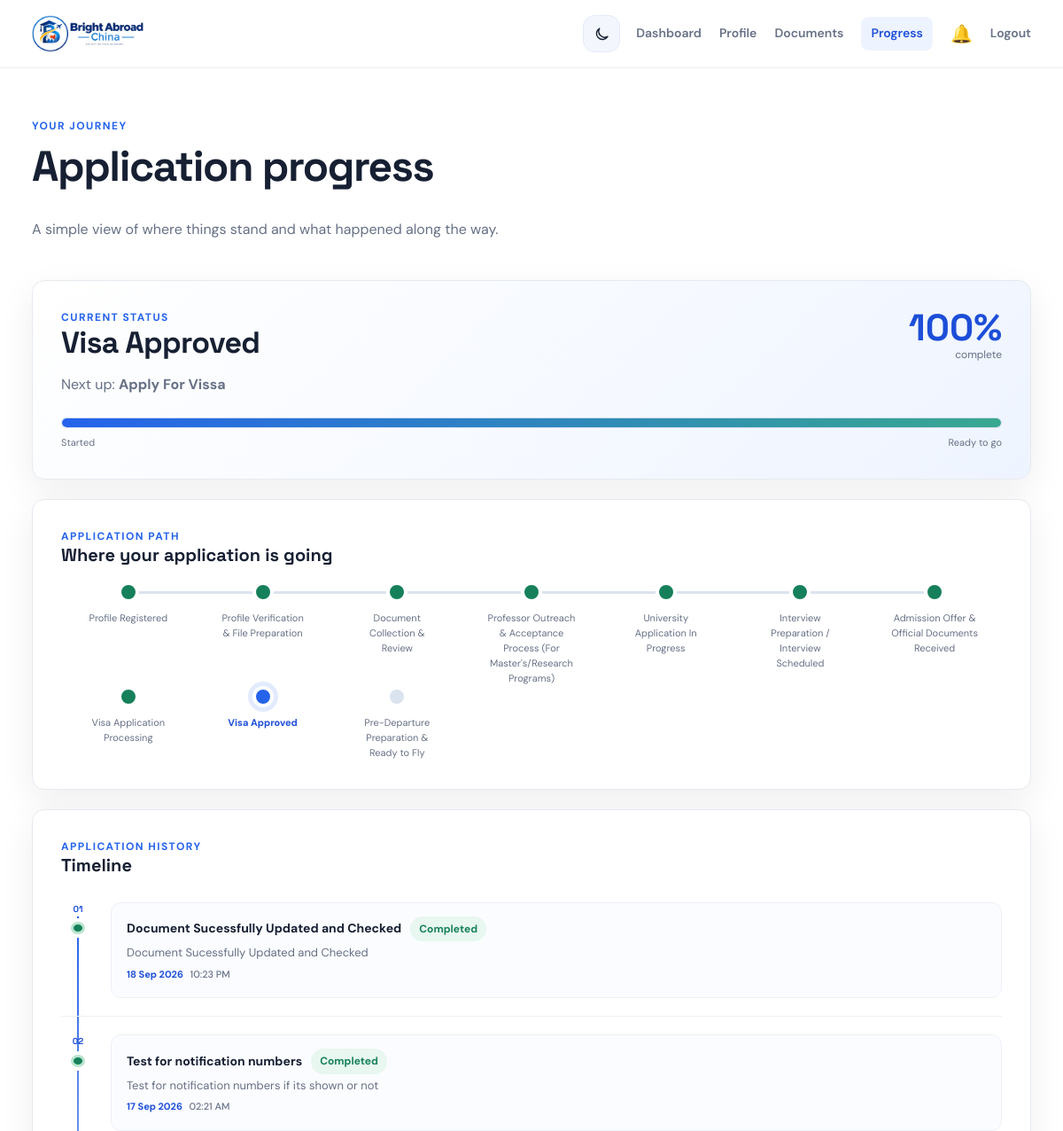
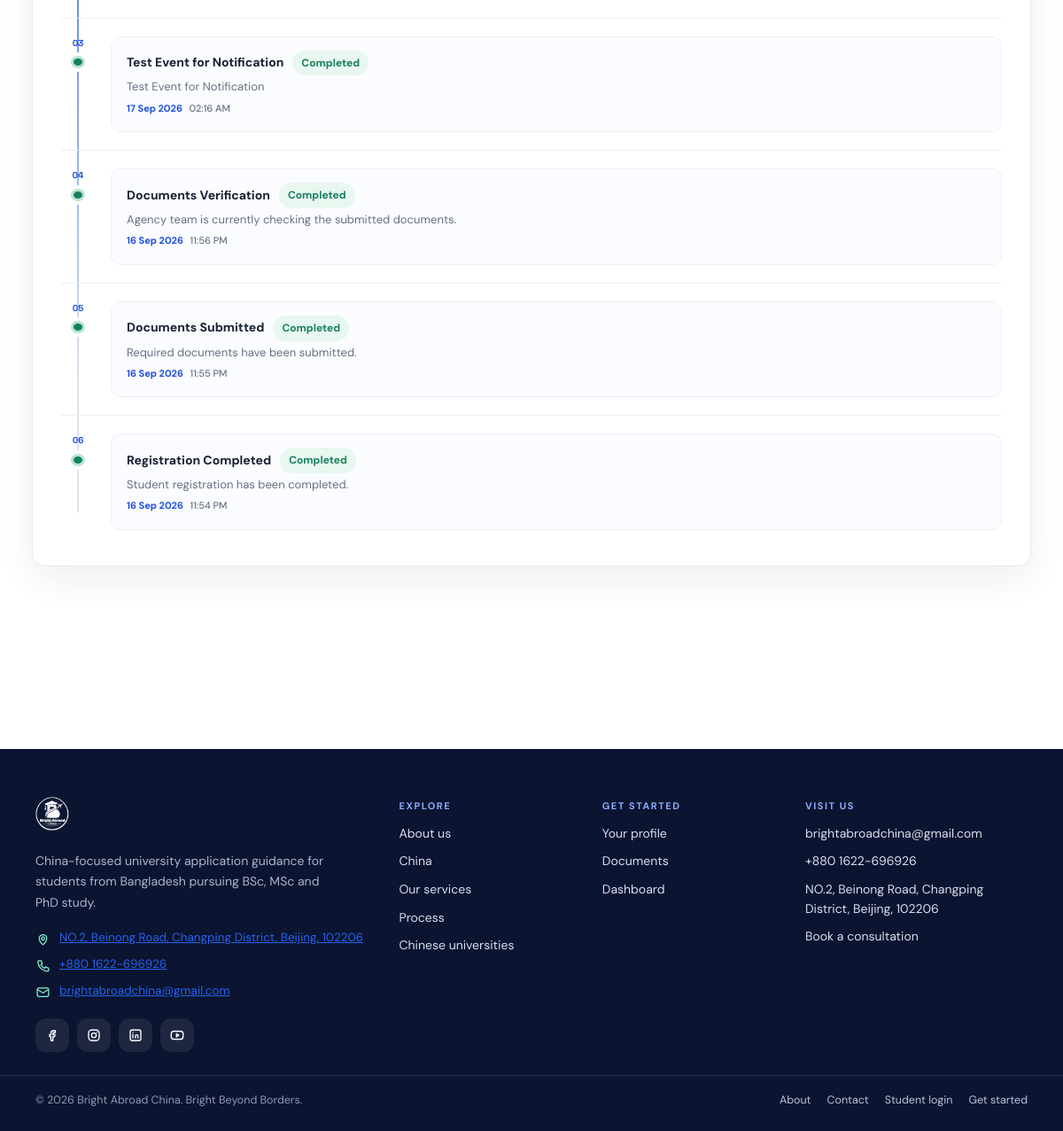
Screenshot of /students/progress/ (signed in) with the database file from the repository (2 pictures, top to bottom).
### students/models.py (models this page shows, shortened)
class StudentProfile(models.Model):
    GENDER_CHOICES = (
        ("male", "Male"),
        ("female", "Female"),
        ("other", "Other"),
    )
    user = models.OneToOneField(
        settings.AUTH_USER_MODEL,
        on_delete=models.CASCADE,
        related_name="student_profile"
    )
    full_name = models.CharField(
        max_length=150,
        blank=True
    )
    date_of_birth = models.DateField(
        null=True,
        blank=True
    )
    gender = models.CharField(
        max_length=20,
        choices=GENDER_CHOICES,
        blank=True
    )
    passport_number = models.CharField(
        max_length=50,
        blank=True
    )
    passport_expiry = models.DateField(
        null=True,
        blank=True
    )
    address = models.TextField(
        blank=True
    )
    city = models.CharField(
        max_length=100,
        blank=True
    )
    drive_link = models.URLField(
        blank=True
    )
    country = models.CharField(
        max_length=100,
        default="Bangladesh"
    )
    STATUS_CHOICES = (
        ("registered", "Profile Registered"),
        ("verification", "Profile Verification & File Preparation"),
        ("documents", "Document Collection & Review"),
        ("professor_outreach", "Professor Outreach & Acceptance Process (For Master's/Research Programs)"),
        ("application", "University Application In Progress"),
        ("interview", "Interview Preparation / Interview Scheduled"),
        ("offer", "Admission Offer & Official Documents Received"),
        ("visa_processing", "Visa Application Processing"),
        ("visa_approved", "Visa Approved"),
        ("pre_departure", "Pre-Departure Preparation & Ready to Fly"),
    )
    STATUS_PROGRESS = {
        "registered": 5,
        "verification": 20,
        "documents": 30,
        "professor_outreach": 30,
        "application": 40,
        "interview": 50,
        "offer": 90,
        "visa_processing": 95,
        "visa_approved": 100,
        "pre_departure": 100,
    }
    current_status = models.CharField(
        max_length=30,
        choices=STATUS_CHOICES,
        default="registered"
    )
    progress = models.PositiveIntegerField(
        default=0
    )
    next_step = models.CharField(
        max_length=255,
        blank=True
    )
    destination_country = models.CharField(
        max_length=100,
        blank=True
    )
    university = models.CharField(
        max_length=200,
        blank=True
    )
    course = models.CharField(
        max_length=200,
        blank=True
    )
    intake = models.CharField(
        max_length=100,
        blank=True
    )
    emergency_contact_name = models.CharField(
        max_length=150,
        blank=True
    )
    emergency_contact_phone = models.CharField(
        max_length=30,
        blank=True
    )
    emergency_contact_relation = models.CharField(
        max_length=100,
        blank=True
    )
    created_at = models.DateTimeField(
        auto_now_add=True
    )
    updated_at = models.DateTimeField(
        auto_now=True
    )

class TimelineEvent(models.Model):
    student = models.ForeignKey(
        StudentProfile,
        on_delete=models.CASCADE,
        related_name="timeline_events"
    )
    application = models.ForeignKey(
        StudentApplication,
        on_delete=models.CASCADE,
        related_name="timeline_events",
        null=True,
        blank=True
    )
    title = models.CharField(
        max_length=200
    )
    description = models.TextField(
        blank=True
    )
    is_completed = models.BooleanField(
        default=False
    )
    event_date = models.DateTimeField()
    created_at = models.DateTimeField(
        auto_now_add=True
    )
    class Meta:
        ordering = ["-event_date"]

### students/views.py (the view)
@login_required
def progress_view(request):
    profile, created = StudentProfile.objects.get_or_create(
        user=request.user
    )
    timeline = profile.timeline_events.all()
    journey_steps = [
        {
            "value": value,
            "label": label,
            "is_current": value == profile.current_status,
            "is_complete": index < next(
                (
                    current_index
                    for current_index, (current_value, _) in enumerate(StudentProfile.STATUS_CHOICES)
                    if current_value == profile.current_status
                ),
                0,
            ),
        }
        for index, (value, label) in enumerate(StudentProfile.STATUS_CHOICES)
    ]
    return render(
        request,
        "students/progress.html",
        {
            "profile": profile,
            "timeline": timeline,
            "journey_steps": journey_steps,
        }
    )

### students/context_processors.py (called while the page is built)
def notification_context(request):
    unread_notification_count = 0
    recent_notifications = []
    user = getattr(request, "user", None)
    if user is not None and user.is_authenticated:
        profile = StudentProfile.objects.filter(
            user=user
        ).first()
        if profile is not None:
            recent_notifications = list(profile.notifications.all()[:5])
            unread_notification_count = profile.notifications.filter(
                is_read=False
            ).count()
    return {
        "unread_notification_count": unread_notification_count,
        "recent_notifications": recent_notifications,
    }

### templates/students/progress.html (shortened to what this page needs)
{% extends "base.html" %}
{% block content %}
<div class="page-heading"><div><p class="eyebrow">Your journey</p><h1>Application progress</h1><p class="muted">A simple view of where things stand and what happened along the way.</p></div></div>
<div class="progress-hero card">
    <div><p class="eyebrow">Current status</p><h2>{{ profile.get_current_status_display }}</h2>{% if profile.next_step %}<p>Next up: <strong>{{ profile.next_step }}</strong></p>{% endif %}</div>
    <div class="progress-score"><strong>{{ profile.progress }}%</strong><span>complete</span></div>
    <div class="progress-visual" style="--progress: {{ profile.progress }}%;" role="progressbar" aria-label="Application progress" aria-valuemin="0" aria-valuemax="100" aria-valuenow="{{ profile.progress }}">
        <div class="progress-track"><div class="progress-fill"></div></div>
        <div class="progress-scale"><span>Started</span><span>Ready to go</span></div>
    </div>
</div>
<section class="card journey-roadmap timeline-card">
    <div class="section-heading"><div><p class="eyebrow">Application path</p><h3>Where your application is going</h3></div></div>
    <div class="roadmap-track">
        {% for step in journey_steps %}
            <div class="roadmap-step {% if step.is_complete %}passed{% endif %} {% if step.is_current %}current{% endif %}">
                <span class="roadmap-dot"></span>
                <span>{{ step.label }}</span>
            </div>
        {% endfor %}
    </div>
</section>
<section class="card timeline-card progress-timeline-card">
    <div class="section-heading"><div><p class="eyebrow">Application history</p><h3>Timeline</h3></div></div>
    {% if timeline %}
        <div class="timeline-list progress-timeline-list">{% for event in timeline %}<article class="timeline-row"><div class="timeline-marker"><span class="timeline-index">{{ forloop.counter|stringformat:"02d" }}</span><span class="timeline-dot {% if event.is_completed %}complete{% endif %}"></span></div><div class="timeline-event-content"><div class="timeline-title-row"><strong>{{ event.title }}</strong>{% if event.is_completed %}<span class="status-pill success">Completed</span>{% else %}<span class="status-pill warning">In progress</span>{% endif %}</div>{% if event.description %}<p>{{ event.description }}</p>{% endif %}<time datetime="{{ event.event_date|date:'c' }}">{{ event.event_date|date:"d M Y" }} <span>{{ event.event_date|date:"h:i A" }}</span></time></div></article>{% endfor %}</div>
    {% else %}
        <div class="empty-state">
            <strong>Your timeline is ready for updates.</strong>
            <p>Your agency will add milestones here as your application moves forward.</p>
        </div>
    {% endif %}
</section>
{% endblock %}

### static/css/agency.css (style rules this page uses)
html { scroll-behavior: smooth; scroll-padding-top: 96px; -webkit-text-size-adjust: 100%; overflow-x: hidden !important; }
body { -webkit-tap-highlight-color: transparent; overflow-x: hidden !important; }

### rows the page displays
StudentProfile: current_status "Visa Approved", next_step "Apply For Vissa", progress "100"
TimelineEvent: is_completed True (drawn), title "Document Sucessfully Updated and Checked", description "Document Sucessfully Updated and Checked", event_date "18 Sep 2026", event_date "10:23 PM"
TimelineEvent: is_completed True (drawn), title "Test for notification numbers", description "Test for notification numbers if its shown or not", event_date "17 Sep 2026", event_date "02:21 AM"
TimelineEvent: is_completed True (drawn), title "Test Event for Notification", description "Test Event for Notification", event_date "17 Sep 2026", event_date "02:16 AM"
TimelineEvent: is_completed True (drawn), title "Documents Verification", description "Agency team is currently checking the submitted documents.", event_date "16 Sep 2026", event_date "11:56 PM"
TimelineEvent: is_completed True (drawn), title "Documents Submitted", description "Required documents have been submitted.", event_date "16 Sep 2026", event_date "11:55 PM"
TimelineEvent: is_completed True (drawn), title "Registration Completed", description "Student registration has been completed.", event_date "16 Sep 2026", event_date "11:54 PM"

### other values shown
{{ step.label }} "Profile Registered" "Profile Verification & File Preparation" "Document Collection & Review" "Professor Outreach & Acceptance Process (For Master's/Research Programs)" "University Application In Progress" "Interview Preparation / Interview Scheduled" "Admission Offer & Official Documents Received" "Visa Application Processing" "Visa Approved" "Pre-Departure Preparation & Ready to Fly"
